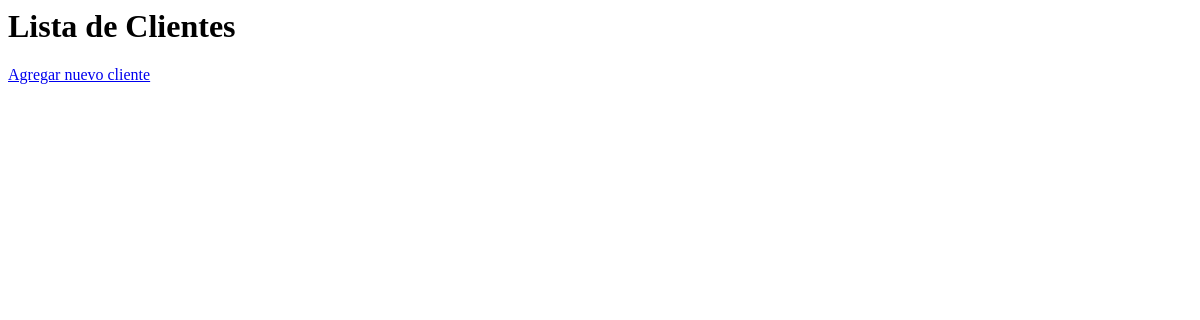
Page /clientes/ on the earlier database version.
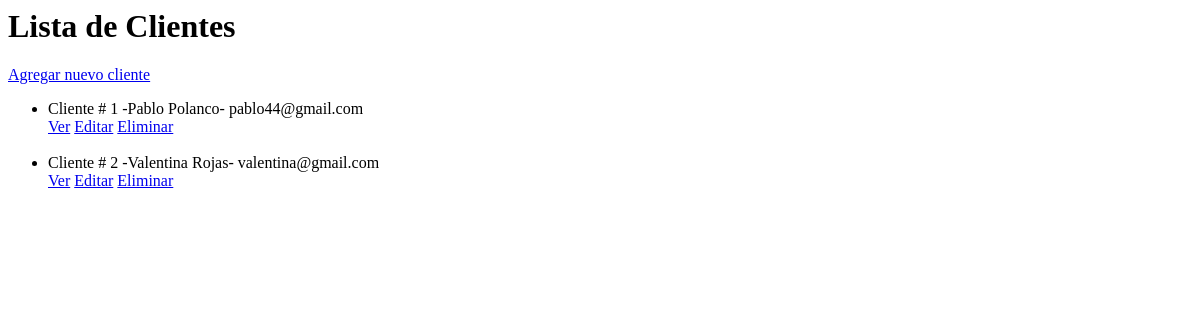
Same page on the later database version.
### clientes/models.py (models this page shows, shortened)
class Cliente(models.Model):
    nombre = models.CharField(max_length=100)
    direccion = models.CharField(max_length=200)
    telefono = models.CharField(max_length=15, blank=True, null=True)
    email = models.EmailField(unique=True)

### clientes/views.py (the view)
# urls.py: path('', views.cliente_list, name='cliente_list'),
def cliente_list(request):
    clientes = Cliente.objects.all()
    context = {'clientes': clientes}  # Asegúrate de que esto sea un diccionario, no un conjunto
    return render(request, 'clientes/cliente_list.html', context)

### clientes/templates/clientes/cliente_list.html
<h1>Lista de Clientes</h1>
<a href="{% url 'cliente_create' %}">Agregar nuevo cliente</a>
<ul>
    {% for cliente in clientes %}
    <li>Cliente # {{cliente.id}} -{{cliente.nombre}}- {{cliente.email}}</li>
    <a href="{% url 'cliente_detail' cliente.id %}">Ver</a>
    <a href="{% url 'cliente_update' cliente.id %}">Editar</a>
    <a href="{% url 'cliente_delete' cliente.id %}">Eliminar</a><br><br>
    {% endfor %}
</ul>

Differences in the rows shown:
added Cliente: id "1", nombre "Pablo Polanco", email "pablo44@gmail.com"
added Cliente: id "2", nombre "Valentina Rojas", email "valentina@gmail.com"
